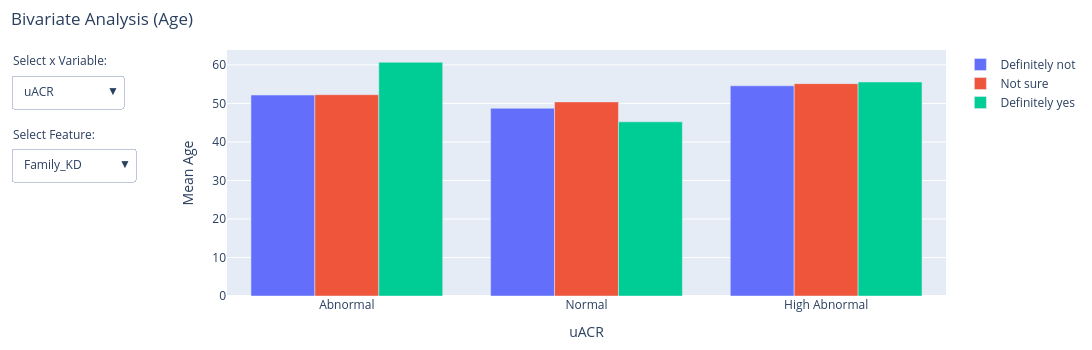

The notebook cell this image was saved under:
### Code cell
# Variables
x_vars = ['uACR', 'BP_Category', 'S_Ethnicity']
y_var = 'Age'
k_var = ['Family_KD', 'BMI_Category', 'BP_Category', 'S_Ethnicity', 'Ethnicity_Black', 'Gender']

# Initial x_var
current_x_var = x_vars[0]

fig = go.Figure()

# Add traces for each combination of k_var values
for a in k_var:
    for k in data[a].unique():
        fig.add_trace(
            go.Bar(
                name=f'{k}',
                x=data[current_x_var].unique(),
                y=[data[y_var][(data[current_x_var] == x) & (data[a] == k)].mean() for x in data[current_x_var].unique()],
                visible=a == k_var[0]
            )
        )

# Create buttons for each k_var
buttons_k_var = []
for a in k_var:
    buttons_k_var.append(dict(
        method='update',
        label=a,
        args=[{
            'visible': [a == current for current in k_var for _ in data[current].unique()],
            'title.text': f'Mean Age by {a} and {current_x_var}'
        }]
    ))

# Create buttons for each x_var
buttons_x_var = []
for x in x_vars:
    buttons_x_var.append(dict(
        method='update',
        label=x,
        args=[{
            'x': [data[x].unique()] * len(k_var) * data[k_var[0]].nunique(),
            'y': [[data[y_var][(data[x] == val) & (data[a] == k)].mean() for val in data[x].unique()] for a in k_var for k in data[a].unique()],
            'title.text': f'Mean Age by {k_var[0]} and {x}'
        }]
    ))

# Update layout with dropdowns
fig.update_layout(
    updatemenus=[
        dict(
            buttons=buttons_x_var,
            direction='down',
            showactive=True,
            x=-0.3,
            xanchor='left',
            y=0.9,
            yanchor='top'
        ),
        dict(
            buttons=buttons_k_var,
            direction='down',
            showactive=True,
            x=-0.3,
            xanchor='left',
            y=0.6,
            yanchor='top'
        )
    ],
    barmode='group',
    title=dict(text='Bivariate Analysis (Age)', x=0.01),
    xaxis_title=current_x_var,
    yaxis_title='Mean Age',
    autosize=False,
    width=1100,
    height=350,
    margin=dict(l=20, r=20, t=50, b=20)
)

# Add annotation
fig.update_layout(
    annotations=[
        dict(text="Select x Variable:", showarrow=False,
             x=-0.3, xref="paper", y=1, yref="paper", align="left"),
        dict(text="Select Feature:", showarrow=False,
             x=-0.3, xref="paper", y=0.7, yref="paper", align="left")
    ]
)

fig.show()

### Figure 1 — Plotly figure (JSON) as saved in the notebook; plotly's stock layout.template omitted (floating-point values rounded to 4 significant figures)
{"data": [{"name": "Definitely not", "type": "bar", "visible": true, "x": ["Abnormal", "Normal", "High Abnormal"], "y": [52.18, 48.75, 54.58]}, {"name": "Not sure", "type": "bar", "visible": true, "x": ["Abnormal", "Normal", "High Abnormal"], "y": [52.27, 50.4, 55.14]}, {"name": "Definitely yes", "type": "bar", "visible": true, "x": ["Abnormal", "Normal", "High Abnormal"], "y": [60.68, 45.21, 55.57]}, {"name": "HEALTHY", "type": "bar", "visible": false, "x": ["Abnormal", "Normal", "High Abnormal"], "y": [47.88, 46.49, 47.44]}, {"name": "OVERWEIGHT", "type": "bar", "visible": false, "x": ["Abnormal", "Normal", "High Abnormal"], "y": [53.04, 49.35, 57.25]}, {"name": "OBESE", "type": "bar", "visible": false, "x": ["Abnormal", "Normal", "High Abnormal"], "y": [53.52, 51.01, 55.76]}, {"name": "NORMAL", "type": "bar", "visible": false, "x": ["Abnormal", "Normal", "High Abnormal"], "y": [50.43, 46.4, 54.73]}, {"name": "PRE HPT", "type": "bar", "visible": false, "x": ["Abnormal", "Normal", "High Abnormal"], "y": [55.5, 52.29, 51.31]}, {"name": "HPT 1", "type": "bar", "visible": false, "x": ["Abnormal", "Normal", "High Abnormal"], "y": [53.58, 53.68, 52.63]}, {"name": "HPT 2", "type": "bar", "visible": false, "x": ["Abnormal", "Normal", "High Abnormal"], "y": [56.46, 59.79, 60.62]}, {"name": "HPT CRISIS", "type": "bar", "visible": false, "x": ["Abnormal", "Normal", "High Abnormal"], "y": [51.36, 51.53, 80]}, {"name": "Black", "type": "bar", "visible": false, "x": ["Abnormal", "Normal", "High Abnormal"], "y": [52.44, 49.32, 53.69]}, {"name": "White", "type": "bar", "visible": false, "x": ["Abnormal", "Normal", "High Abnormal"], "y": [51.88, 45.31, 59.15]}, {"name": "Mixed", "type": "bar", "visible": false, "x": ["Abnormal", "Normal", "High Abnormal"], "y": [56.32, 55.17, 64.27]}, {"name": "South Asian", "type": "bar", "visible": false, "x": ["Abnormal", "Normal", "High Abnormal"], "y": [52.76, 51.8, null]}, {"name": "Asian other", "type": "bar", "visible": false, "x": ["Abnormal", "Normal", "High Abnormal"], "y": [47.39, 49.35, 80]}, {"name": "Other", "type": "bar", "visible": false, "x": ["Abnormal", "Normal", "High Abnormal"], "y": [53.8, 53.1, null]}, {"name": "True", "type": "bar", "visible": false, "x": ["Abnormal", "Normal", "High Abnormal"], "y": [52.53, 49.51, 54.27]}, {"name": "False", "type": "bar", "visible": false, "x": ["Abnormal", "Normal", "High Abnormal"], "y": [51.63, 48.64, 66.1]}, {"name": "Male", "type": "bar", "visible": false, "x": ["Abnormal", "Normal", "High Abnormal"], "y": [52.26, 49.04, 54.99]}, {"name": "Female", "type": "bar", "visible": false, "x": ["Abnormal", "Normal", "High Abnormal"], "y": [52.58, 49.66, 54.76]}], "layout": {"annotations": [{"align": "left", "showarrow": false, "text": "Select x Variable:", "x": -0.3, "xref": "paper", "y": 1, "yref": "paper"}, {"align": "left", "showarrow": false, "text": "Select Feature:", "x": -0.3, "xref": "paper", "y": 0.7, "yref": "paper"}], "autosize": false, "barmode": "group", "height": 350, "margin": {"b": 20, "l": 20, "r": 20, "t": 50}, "title": {"text": "Bivariate Analysis (Age)", "x": 0.01}, "updatemenus": [{"buttons": [{"args": [{"title.text": "Mean Age by Family_KD and uACR", "x": [["Abnormal", "Normal", "High Abnormal"], ["Abnormal", "Normal", "High Abnormal"], ["Abnormal", "Normal", "High Abnormal"], ["Abnormal", "Normal", "High Abnormal"], ["Abnormal", "Normal", "High Abnormal"], ["Abnormal", "Normal", "High Abnormal"], ["Abnormal", "Normal", "High Abnormal"], ["Abnormal", "Normal", "High Abnormal"], ["Abnormal", "Normal", "High Abnormal"], ["Abnormal", "Normal", "High Abnormal"], ["Abnormal", "Normal", "High Abnormal"], ["Abnormal", "Normal", "High Abnormal"], ["Abnormal", "Normal", "High Abnormal"], ["Abnormal", "Normal", "High Abnormal"], ["Abnormal", "Normal", "High Abnormal"], ["Abnormal", "Normal", "High Abnormal"], ["Abnormal", "Normal", "High Abnormal"], ["Abnormal", "Normal", "High Abnormal"]], "y": [[52.18, 48.75, 54.58], [52.27, 50.4, 55.14], [60.68, 45.21, 55.57], [47.88, 46.49, 47.44], [53.04, 49.35, 57.25], [53.52, 51.01, 55.76], [50.43, 46.4, 54.73], [55.5, 52.29, 51.31], [53.58, 53.68, 52.63], [56.46, 59.79, 60.62], [51.36, 51.53, 80], [52.44, 49.32, 53.69], [51.88, 45.31, 59.15], [56.32, 55.17, 64.27], [52.76, 51.8, null], [47.39, 49.35, 80], [53.8, 53.1, null], [52.53, 49.51, 54.27], [51.63, 48.64, 66.1], [52.26, 49.04, 54.99], [52.58, 49.66, 54.76]]}], "label": "uACR", "method": "update"}, {"args": [{"title.text": "Mean Age by Family_KD and BP_Category", "x": [["NORMAL", "PRE HPT", "HPT 1", "HPT 2", "HPT CRISIS"], ["NORMAL", "PRE HPT", "HPT 1", "HPT 2", "HPT CRISIS"], ["NORMAL", "PRE HPT", "HPT 1", "HPT 2", "HPT CRISIS"], ["NORMAL", "PRE HPT", "HPT 1", "HPT 2", "HPT CRISIS"], ["NORMAL", "PRE HPT", "HPT 1", "HPT 2", "HPT CRISIS"], ["NORMAL", "PRE HPT", "HPT 1", "HPT 2", "HPT CRISIS"], ["NORMAL", "PRE HPT", "HPT 1", "HPT 2", "HPT CRISIS"], ["NORMAL", "PRE HPT", "HPT 1", "HPT 2", "HPT CRISIS"], ["NORMAL", "PRE HPT", "HPT 1", "HPT 2", "HPT CRISIS"], ["NORMAL", "PRE HPT", "HPT 1", "HPT 2", "HPT CRISIS"], ["NORMAL", "PRE HPT", "HPT 1", "HPT 2", "HPT CRISIS"], ["NORMAL", "PRE HPT", "HPT 1", "HPT 2", "HPT CRISIS"], ["NORMAL", "PRE HPT", "HPT 1", "HPT 2", "HPT CRISIS"], ["NORMAL", "PRE HPT", "HPT 1", "HPT 2", "HPT CRISIS"], ["NORMAL", "PRE HPT", "HPT 1", "HPT 2", "HPT CRISIS"], ["NORMAL", "PRE HPT", "HPT 1", "HPT 2", "HPT CRISIS"], ["NORMAL", "PRE HPT", "HPT 1", "HPT 2", "HPT CRISIS"], ["NORMAL", "PRE HPT", "HPT 1", "HPT 2", "HPT CRISIS"]], "y": [[47.98, 53.93, 52.35, 61.42, 55.17], [48.37, 53.5, 55.16, 56.11, 54.82], [50.62, 50.47, 49.8, 53.67, 51.8], [44.35, 51.32, 51.79, 61.61, null], [47.98, 56.66, 52.53, 60.3, 58.83], [50.94, 52.1, 54.74, 56.21, 51.22], [48.26, null, null, null, null], [null, 53.67, null, null, null], [null, null, 53.57, null, null], [null, null, null, 58.33, null], [null, null, null, null, 54.6], [48.4, 53.37, 53.59, 57.96, 50.64], [43.54, 57.77, 49.79, 60.4, 55.45], [53.59, 55.1, 59.15, 61.8, null], [49.89, 58.14, 50.84, 59.25, 47.3], [47.14, null, 55.88, null, 80], [52.15, 53.8, 55, null, null], [48.53, 53.67, 53.71, 58.17, 50.64], [46.35, 53.68, 52.8, 59.7, 59.55], [47.24, 56.37, 53.87, 54.73, 48.37], [49.07, 51.47, 53.35, 61.16, 57.72]]}], "label": "BP_Category", "method": "update"}, {"args": [{"title.text": "Mean Age by Family_KD and S_Ethnicity", "x": [["Black", "White", "Mixed", "South Asian", "Asian other", "Other"], ["Black", "White", "Mixed", "South Asian", "Asian other", "Other"], ["Black", "White", "Mixed", "South Asian", "Asian other", "Other"], ["Black", "White", "Mixed", "South Asian", "Asian other", "Other"], ["Black", "White", "Mixed", "South Asian", "Asian other", "Other"], ["Black", "White", "Mixed", "South Asian", "Asian other", "Other"], ["Black", "White", "Mixed", "South Asian", "Asian other", "Other"], ["Black", "White", "Mixed", "South Asian", "Asian other", "Other"], ["Black", "White", "Mixed", "South Asian", "Asian other", "Other"], ["Black", "White", "Mixed", "South Asian", "Asian other", "Other"], ["Black", "White", "Mixed", "South Asian", "Asian other", "Other"], ["Black", "White", "Mixed", "South Asian", "Asian other", "Other"], ["Black", "White", "Mixed", "South Asian", "Asian other", "Other"], ["Black", "White", "Mixed", "South Asian", "Asian other", "Other"], ["Black", "White", "Mixed", "South Asian", "Asian other", "Other"], ["Black", "White", "Mixed", "South Asian", "Asian other", "Other"], ["Black", "White", "Mixed", "South Asian", "Asian other", "Other"], ["Black", "White", "Mixed", "South Asian", "Asian other", "Other"]], "y": [[50.38, 48.21, 56.95, 52.65, 51.25, 53.8], [51.48, 45.7, 55.06, 51.45, 51.45, 53.1], [51.35, 48.67, 71.3, null, 22.4, null], [47.33, 41.63, 55.3, 42.82, 50.97, null], [51.08, 44.75, 58.29, 52.17, 51.28, 51.1], [52.31, 51.26, 55.91, 56.33, 48.33, 54], [48.4, 43.54, 53.59, 49.89, 47.14, 52.15], [53.37, 57.77, 55.1, 58.14, null, 53.8], [53.59, 49.79, 59.15, 50.84, 55.88, 55], [57.96, 60.4, 61.8, 59.25, null, null], [50.64, 55.45, null, 47.3, 80, null], [50.88, null, null, null, null, null], [null, 47.23, null, null, null, null], [null, null, 56.42, null, null, null], [null, null, null, 52.01, null, null], [null, null, null, null, 50.09, null], [null, null, null, null, null, 53.27], [50.88, null, 56.62, null, null, null], [null, 47.23, 55.67, 52.01, 50.09, 53.27], [50.4, 43.91, 55.67, 54.29, 52.87, 54.4], [51.25, 49.31, 57.11, 50.23, 45.76, 52.15]]}], "label": "S_Ethnicity", "method": "update"}], "direction": "down", "showactive": true, "x": -0.3, "xanchor": "left", "y": 0.9, "yanchor": "top"}, {"buttons": [{"args": [{"title.text": "Mean Age by Family_KD and uACR", "visible": [true, true, true, false, false, false, false, false, false, false, false, false, false, false, false, false, false, false, false, false, false]}], "label": "Family_KD", "method": "update"}, {"args": [{"title.text": "Mean Age by BMI_Category and uACR", "visible": [false, false, false, true, true, true, false, false, false, false, false, false, false, false, false, false, false, false, false, false, false]}], "label": "BMI_Category", "method": "update"}, {"args": [{"title.text": "Mean Age by BP_Category and uACR", "visible": [false, false, false, false, false, false, true, true, true, true, true, false, false, false, false, false, false, false, false, false, false]}], "label": "BP_Category", "method": "update"}, {"args": [{"title.text": "Mean Age by S_Ethnicity and uACR", "visible": [false, false, false, false, false, false, false, false, false, false, false, true, true, true, true, true, true, false, false, false, false]}], "label": "S_Ethnicity", "method": "update"}, {"args": [{"title.text": "Mean Age by Ethnicity_Black and uACR", "visible": [false, false, false, false, false, false, false, false, false, false, false, false, false, false, false, false, false, true, true, false, false]}], "label": "Ethnicity_Black", "method": "update"}, {"args": [{"title.text": "Mean Age by Gender and uACR", "visible": [false, false, false, false, false, false, false, false, false, false, false, false, false, false, false, false, false, false, false, true, true]}], "label": "Gender", "method": "update"}], "direction": "down", "showactive": true, "x": -0.3, "xanchor": "left", "y": 0.6, "yanchor": "top"}], "width": 1100, "xaxis": {"title": {"text": "uACR"}}, "yaxis": {"title": {"text": "Mean Age"}}}}
